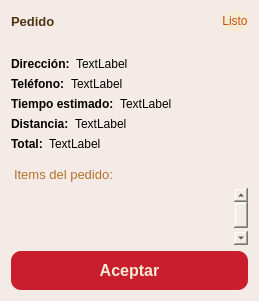
<?xml version="1.0" encoding="UTF-8"?>
<ui version="4.0">
 <class>pedido_pendiente</class>
 <widget class="QFrame" name="pedido_pendiente">
  <property name="geometry">
   <rect>
    <x>0</x>
    <y>0</y>
    <width>259</width>
    <height>301</height>
   </rect>
  </property>
  <property name="minimumSize">
   <size>
    <width>0</width>
    <height>301</height>
   </size>
  </property>
  <property name="windowTitle">
   <string>Frame</string>
  </property>
  <property name="styleSheet">
   <string notr="true">background-color: rgb(245, 235, 230);
border-radius:10;</string>
  </property>
  <layout class="QVBoxLayout" name="verticalLayout">
   <item>
    <layout class="QHBoxLayout" name="horizontalLayout">
     <item>
      <widget class="QLabel" name="ui_id_pedido">
       <property name="font">
        <font>
         <pointsize>10</pointsize>
         <bold>true</bold>
        </font>
       </property>
       <property name="styleSheet">
        <string notr="true">color: rgb(80, 50 ,20);</string>
       </property>
       <property name="text">
        <string>Pedido</string>
       </property>
      </widget>
     </item>
     <item>
      <spacer name="horizontalSpacer">
       <property name="orientation">
        <enum>Qt::Orientation::Horizontal</enum>
       </property>
       <property name="sizeHint" stdset="0">
        <size>
         <width>40</width>
         <height>20</height>
        </size>
       </property>
      </spacer>
     </item>
     <item>
      <widget class="QLabel" name="ui_estado">
       <property name="styleSheet">
        <string notr="true">color: rgb(200, 80, 20);
background-color: rgb(245, 235, 210);</string>
       </property>
       <property name="text">
        <string>Listo</string>
       </property>
       <property name="alignment">
        <set>Qt::AlignmentFlag::AlignCenter</set>
       </property>
      </widget>
     </item>
    </layout>
   </item>
   <item>
    <widget class="QLabel" name="ui_nombre">
     <property name="styleSheet">
      <string notr="true">color:rgb(108, 108, 108);</string>
     </property>
     <property name="text">
      <string/>
     </property>
    </widget>
   </item>
   <item>
    <layout class="QHBoxLayout" name="horizontalLayout_2">
     <property name="bottomMargin">
      <number>0</number>
     </property>
     <item>
      <widget class="QLabel" name="label_4">
       <property name="sizePolicy">
        <sizepolicy hsizetype="Maximum" vsizetype="Preferred">
         <horstretch>0</horstretch>
         <verstretch>0</verstretch>
        </sizepolicy>
       </property>
       <property name="font">
        <font>
         <bold>true</bold>
        </font>
       </property>
       <property name="text">
        <string>Dirección:</string>
       </property>
      </widget>
     </item>
     <item>
      <widget class="QLabel" name="ui_direccion">
       <property name="text">
        <string>TextLabel</string>
       </property>
      </widget>
     </item>
    </layout>
   </item>
   <item>
    <layout class="QHBoxLayout" name="horizontalLayout_3">
     <property name="bottomMargin">
      <number>0</number>
     </property>
     <item>
      <widget class="QLabel" name="label_5">
       <property name="sizePolicy">
        <sizepolicy hsizetype="Maximum" vsizetype="Preferred">
         <horstretch>0</horstretch>
         <verstretch>0</verstretch>
        </sizepolicy>
       </property>
       <property name="font">
        <font>
         <bold>true</bold>
        </font>
       </property>
       <property name="text">
        <string>Teléfono:</string>
       </property>
      </widget>
     </item>
     <item>
      <widget class="QLabel" name="ui_tele">
       <property name="text">
        <string>TextLabel</string>
       </property>
      </widget>
     </item>
    </layout>
   </item>
   <item>
    <layout class="QHBoxLayout" name="horizontalLayout_4">
     <property name="bottomMargin">
      <number>0</number>
     </property>
     <item>
      <widget class="QLabel" name="label_6">
       <property name="sizePolicy">
        <sizepolicy hsizetype="Maximum" vsizetype="Preferred">
         <horstretch>0</horstretch>
         <verstretch>0</verstretch>
        </sizepolicy>
       </property>
       <property name="font">
        <font>
         <bold>true</bold>
        </font>
       </property>
       <property name="text">
        <string>Tiempo estimado:</string>
       </property>
      </widget>
     </item>
     <item>
      <widget class="QLabel" name="ui_tiempo">
       <property name="text">
        <string>TextLabel</string>
       </property>
      </widget>
     </item>
    </layout>
   </item>
   <item>
    <layout class="QHBoxLayout" name="horizontalLayout_5">
     <property name="bottomMargin">
      <number>0</number>
     </property>
     <item>
      <widget class="QLabel" name="label_7">
       <property name="sizePolicy">
        <sizepolicy hsizetype="Maximum" vsizetype="Preferred">
         <horstretch>0</horstretch>
         <verstretch>0</verstretch>
        </sizepolicy>
       </property>
       <property name="font">
        <font>
         <bold>true</bold>
        </font>
       </property>
       <property name="text">
        <string>Distancia:</string>
       </property>
      </widget>
     </item>
     <item>
      <widget class="QLabel" name="ui_distancia">
       <property name="text">
        <string>TextLabel</string>
       </property>
      </widget>
     </item>
    </layout>
   </item>
   <item>
    <layout class="QHBoxLayout" name="horizontalLayout_6">
     <property name="bottomMargin">
      <number>0</number>
     </property>
     <item>
      <widget class="QLabel" name="label_8">
       <property name="sizePolicy">
        <sizepolicy hsizetype="Maximum" vsizetype="Preferred">
         <horstretch>0</horstretch>
         <verstretch>0</verstretch>
        </sizepolicy>
       </property>
       <property name="font">
        <font>
         <bold>true</bold>
        </font>
       </property>
       <property name="text">
        <string>Total:</string>
       </property>
      </widget>
     </item>
     <item>
      <widget class="QLabel" name="ui_precio">
       <property name="text">
        <string>TextLabel</string>
       </property>
      </widget>
     </item>
    </layout>
   </item>
   <item>
    <widget class="QLabel" name="label_9">
     <property name="font">
      <font>
       <pointsize>10</pointsize>
      </font>
     </property>
     <property name="styleSheet">
      <string notr="true">margin-top: 10;
color: rgb(181, 113, 45);</string>
     </property>
     <property name="text">
      <string>Items del pedido:</string>
     </property>
    </widget>
   </item>
   <item>
    <widget class="QScrollArea" name="scrollArea">
     <property name="widgetResizable">
      <bool>true</bool>
     </property>
     <widget class="QWidget" name="scrollAreaWidgetContents">
      <property name="geometry">
       <rect>
        <x>0</x>
        <y>0</y>
        <width>227</width>
        <height>86</height>
       </rect>
      </property>
      <layout class="QVBoxLayout" name="verticalLayout_2">
       <item>
        <widget class="QListView" name="listView"/>
       </item>
      </layout>
     </widget>
    </widget>
   </item>
   <item>
    <widget class="QPushButton" name="boton_marcar">
     <property name="font">
      <font>
       <pointsize>12</pointsize>
       <bold>true</bold>
      </font>
     </property>
     <property name="styleSheet">
      <string notr="true">background-color: rgb(200, 30, 45);
color: rgb(245, 235, 210);
padding: 10;
border-radius: 10;</string>
     </property>
     <property name="text">
      <string>Aceptar</string>
     </property>
    </widget>
   </item>
  </layout>
 </widget>
 <resources/>
 <connections/>
</ui>
